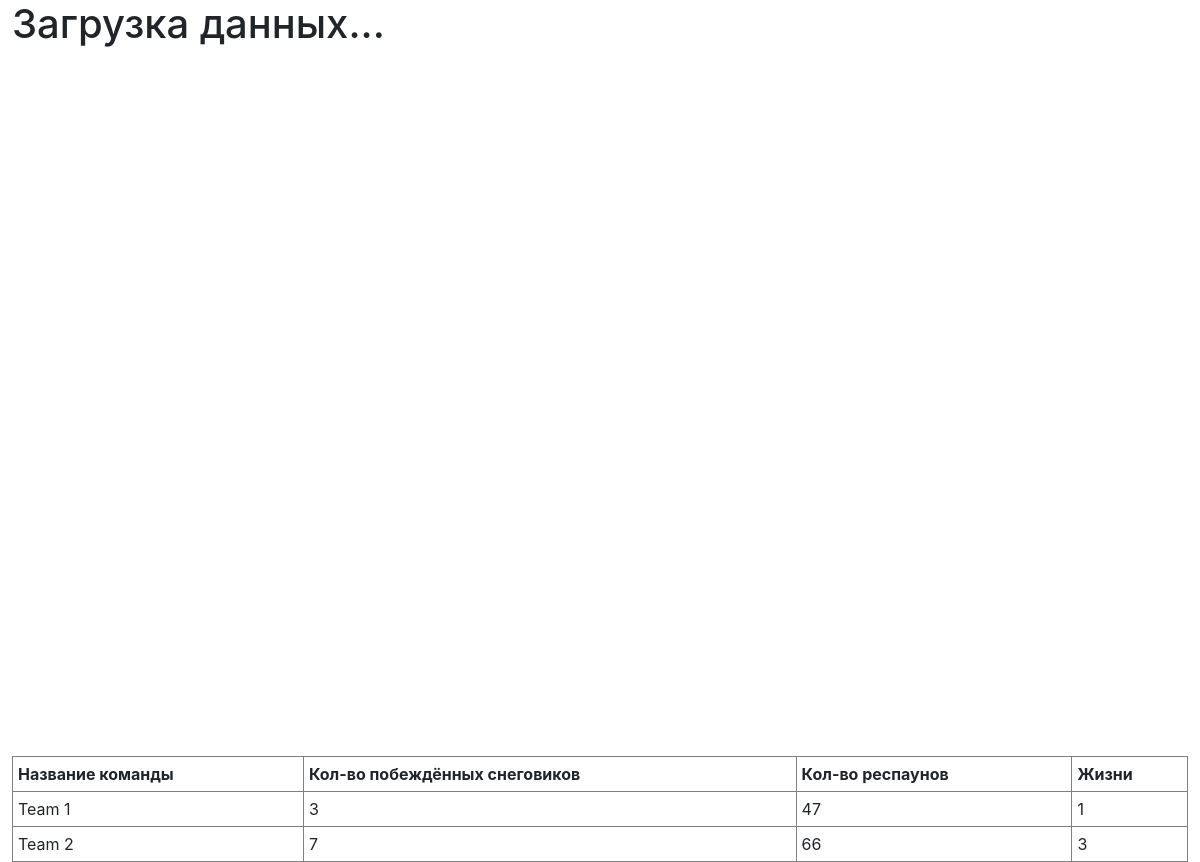
The app's page /, older data.
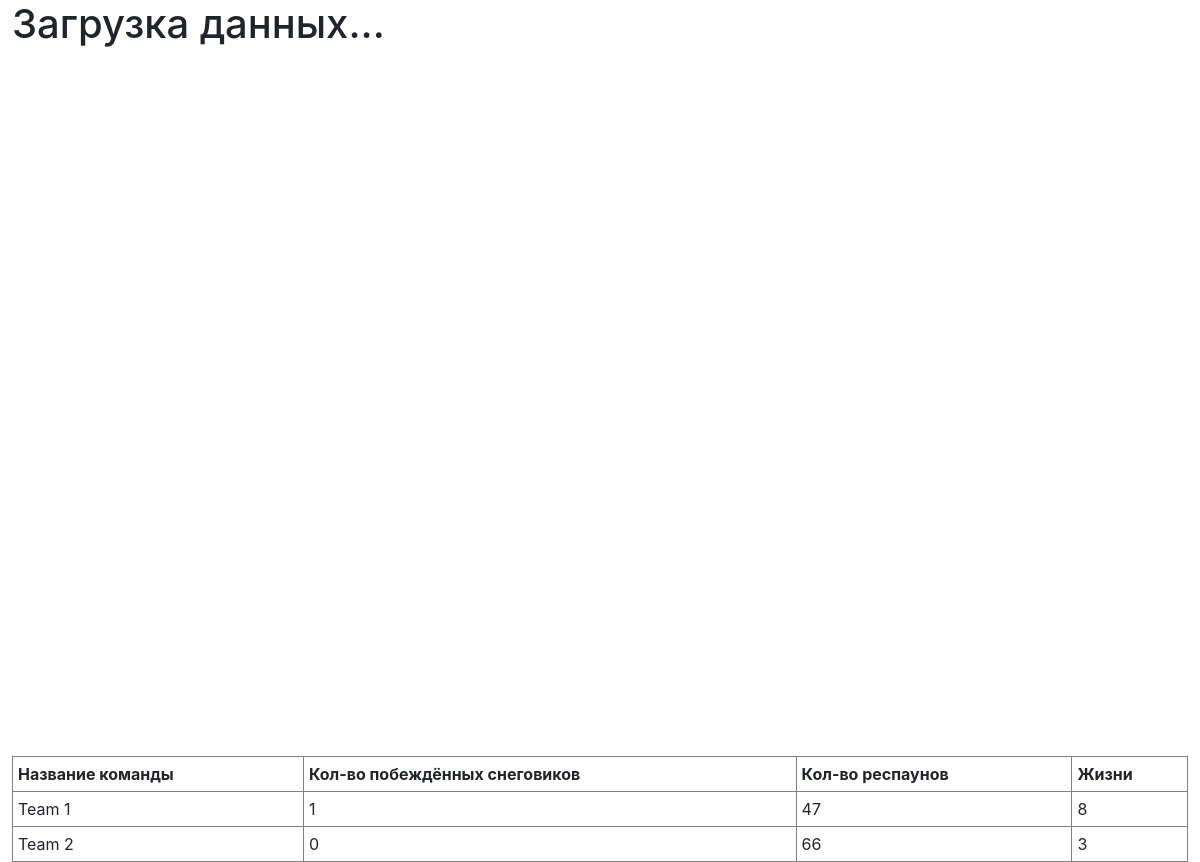
The same page, newer data.
### quest_api/models.py (models this page shows, shortened)
class Team(models.Model):
    name = models.CharField(max_length=512)
    uid = models.CharField(max_length=120)
    latitude = models.DecimalField(max_digits=9, decimal_places=6)
    longitude = models.DecimalField(max_digits=9, decimal_places=6)
    url_image = models.CharField(max_length=1024)
    standard_of_living = models.IntegerField(default=3)
    count_take_respawn = models.IntegerField(default=0)
    count_jacket = models.IntegerField(default=0)
    count_flamethrower = models.IntegerField(default=0)
    time_contact_marker = models.DateTimeField(default=timezone.now)

### status/views.py (the view)
def index(request):
    markers = Marker.objects.all()
    teams = Team.objects.all()
    return render(request, 'status/index.html', {
        'teams': teams,
        'markers': markers,
        'centerMap': '[54.333064, 48.385672]'
    })

### status/templates/status/index.html (shortened to what this page needs)
<!DOCTYPE html>
<html lang="en">
<head>
    <link rel="stylesheet" href="https://stackpath.bootstrapcdn.com/bootstrap/4.1.3/css/bootstrap.min.css"
>
</head>
<body>
<div id="container">
    <h1 id="status">Загрузка данных...</h1>
    <div id="map" style="width: 100%; height: 700px"></div>
    <table border="1" width="100%" cellpadding="5" id="turnerTable">
        <tr>
            <th>Название команды</th>
            <th>Кол-во побеждённых снеговиков</th>
            <th>Кол-во респаунов</th>
            <th>Жизни</th>
        </tr>
        {% for team in teams %}
            <tr>
                <td>{{ team.name }}</td>
                <td>{{ team.taken_markers.count }}</td>
                <td>{{ team.count_take_respawn }}</td>
                <td>{{ team.standard_of_living }}</td>
            </tr>
        {% endfor %}
    </table>
</div>
</body>
</html>

Row changes from the older to the newer data that the page shows:
changed Team "Team 1": taken_markers.count "3" → "1"; standard_of_living "1" → "8"
computed for Team "Team 2": taken_markers.count "7" → "0"
